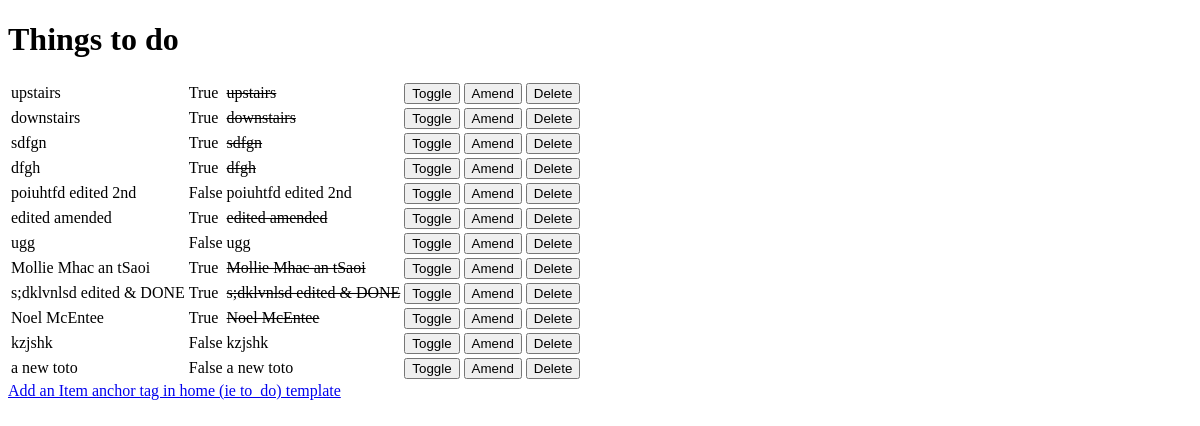
Before: / with the older database file.
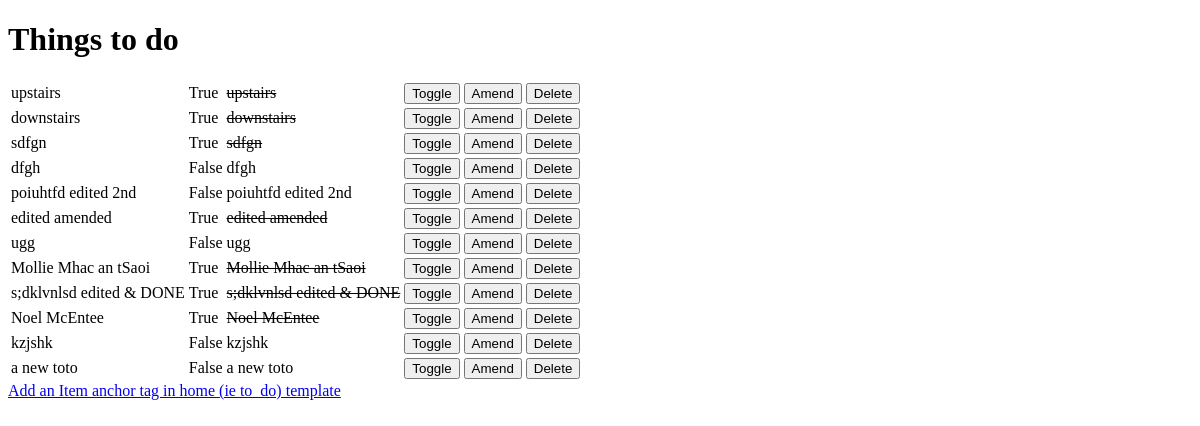
After: the same page with the newer database file.
### myapptodo/models.py (models this page shows, shortened)
class Item(models.Model):
    name = models.CharField(max_length=50, null=False, blank=False)
    done = models.BooleanField(null=False, blank=False)

### myapptodo/views.py (the view)
# urls.py: path('', views.get_todo_list, name='get_todo_list'),  # home
def get_todo_list(request):
    items = Item.objects.all()  # returns query set & content is dictionary with all items
    context = {
        'items': items
    }
    return render(request, 'myapptodo/todo_template.html', context)

### myapptodo/templates/myapptodo/todo_template.html (shortened to what this page needs)
<!DOCTYPE html>
<html lang="en">
<head>
</head>
<body>
    <h1>Things to do</h1>
    <table>
        {% for item in items %}
        <tr>
            <td>{{ item.name }}</td>
            <td>{{ item.done }}</td>
            {% if item.done %}
            <td><strike>{{ item.name }}</strike></td>
            {% else %}
            <td>{{ item.name }}</td>
            {% endif %}
            <td>
                <a href="/toggle/{{ item.id }}">
                    <button>Toggle</button>
                </a>
            </td>
            <td>
                <a href="/edit/{{ item.id }}">
                    <button>Amend</button>
                </a>
            <td>
                <a href="/delete/{{ item.id }}">
                    <button>Delete</button>
                </a>
            </td>
            </td>
        </tr>
        {% empty %}
        <tr>
            <td>You are off the hook, nothing to do here!!!</td>
        </tr>
        {% endfor %}
    </table>
    <a href="/add">Add an Item anchor tag in home (ie to_do) template</a>
</body>
</html>

Changed rows visible on the page:
changed Item "dfgh": done "True" → "False"
